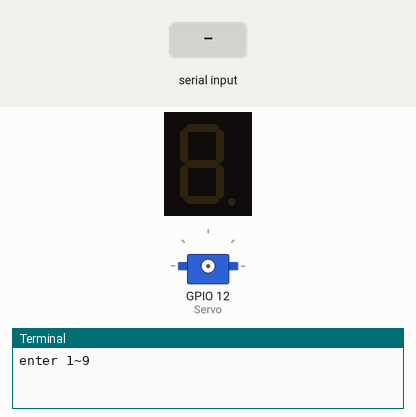
Bench run of a program on a simulated Raspberry Pi (BCM pin numbers). Shown: 1-digit seven-segment display, servo, the last lines printed to the terminal. The test bench sets the inputs (shaded band). The segment pins are drawn as the display they are named for; servo angles are drawn from the pulse width (0.5 ms = 0°, 2.5 ms = 180°).

Above: at 1.2 s.
1.3 s: "5" typed at the terminal, then Enter
At 2.7 s:
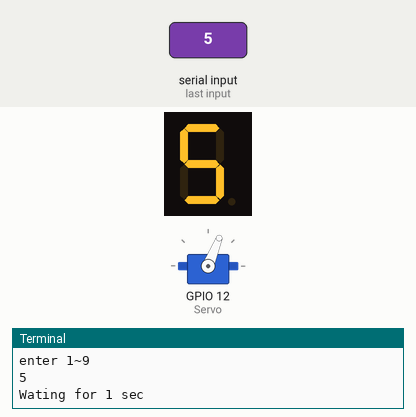
4.3 s: "1" typed at the terminal, then Enter
At 4.8 s:
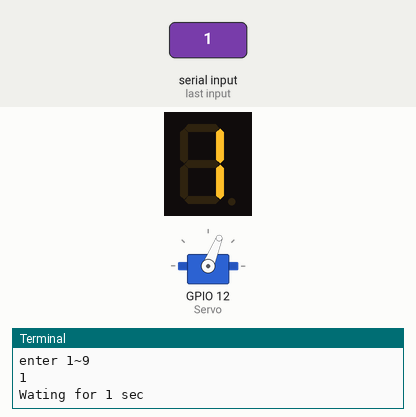
Timing chart, 0 to 7.3 s (numbered marks = the images above; inputs shaded):
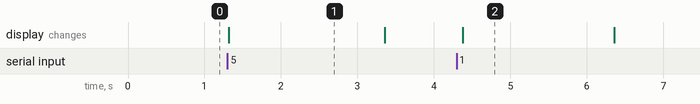

The program:

PWM_servo.py
```python
import RPi.GPIO as GPIO
import time

DISPLAY = [0x3F,0x06,0x5B,0x4F,0x66,0x6D,0x7D,0x07,0x7F,0x67]
PIN = [13,6,16,20,21,19,26]
NUM = [0x01,0x02,0x04,0x08,0x10,0x20,0x40,0x80]

GPIO.setwarnings(False)


def PORT(pin):
    GPIO.setmode(GPIO.BCM)
    GPIO.setup(PIN,GPIO.OUT)
    for i in range(7):
        if(pin&NUM[i] == NUM[i]):

            GPIO.output(PIN[i],GPIO.HIGH)

        else:

            GPIO.output(PIN[i],GPIO.LOW)


def main(a):
    GPIO.setmode (GPIO.BCM)
    GPIO.setup(12, GPIO.OUT)
    Servo=GPIO.PWM(12, 40)
    duty_ratio = a

    Servo.start(0)
    print('Wating for 1 sec')
    time.sleep(1)

    Servo.ChangeDutyCycle(duty_ratio)
    time.sleep(1)


    Servo.stop()
    GPIO.cleanup()
    print('Everythings cleanup')

while 1:
    print('enter 1~9')
    x = 0
    x = int(input())
    pin = DISPLAY[x]
    PORT(pin)
    a = int(x)
    main(a)
```

Measured:
- after the input at 1.3 s, the display: changes at once (image 1)
- after the input at 4.3 s, the display: changes after 0.08 s (image 2)
- what the display in image 1 shows lasts 2.1 s, from 1.3 s to 3.4 s
